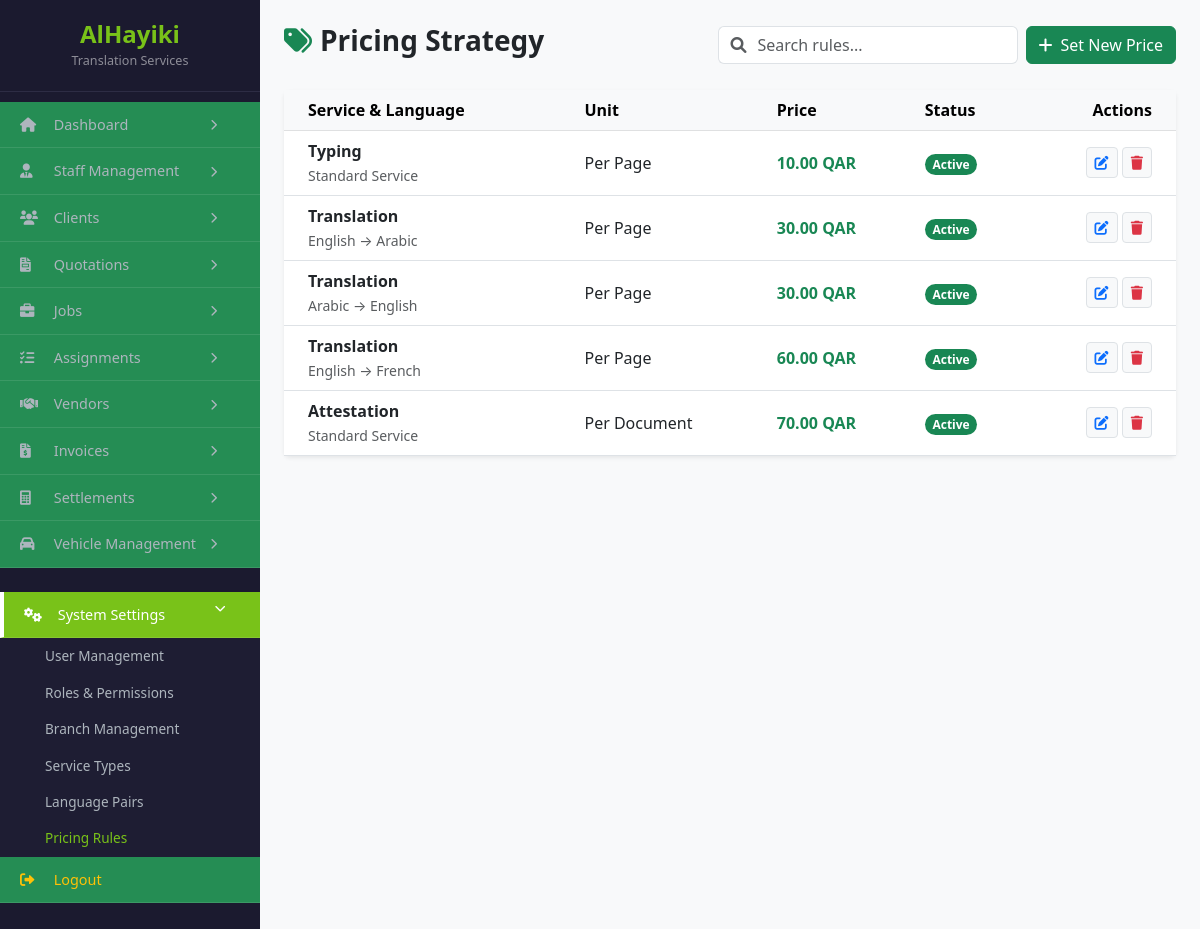
Screenshot of /pricing_rules.php with the database file from the repository.
### tables this page shows
CREATE TABLE `pricing_rules` (
  `id` int(11) NOT NULL,
  `service_id` int(11) NOT NULL,
  `language_id` int(11) DEFAULT NULL,
  `unit_price` decimal(10,2) NOT NULL,
  `unit_type` enum('Page','Word','Hour','Document') DEFAULT 'Page',
  `status` enum('Active','Inactive') DEFAULT 'Active',
  `created_at` timestamp NOT NULL DEFAULT current_timestamp()
);

CREATE TABLE `service_types` (
  `id` int(11) NOT NULL,
  `service_name` varchar(255) NOT NULL,
  `description` text DEFAULT NULL,
  `status` enum('Active','Inactive') DEFAULT 'Active',
  `created_at` timestamp NOT NULL DEFAULT current_timestamp()
);

CREATE TABLE `language_pairs` (
  `id` int(11) NOT NULL,
  `source_language` varchar(100) NOT NULL,
  `target_language` varchar(100) NOT NULL,
  `pair_code` varchar(20) DEFAULT NULL,
  `status` enum('Active','Inactive') DEFAULT 'Active',
  `created_at` timestamp NOT NULL DEFAULT current_timestamp()
);

### pricing_rules.php (the view, shortened to what this page needs)
<?php
include 'db.php';
$rules = $pdo->query("SELECT p.*, s.service_name, l.source_language, l.target_language
                      FROM pricing_rules p
                      JOIN service_types s ON p.service_id = s.id
                      LEFT JOIN language_pairs l ON p.language_id = l.id")->fetchAll();
?>
<!DOCTYPE html>
<html lang="en">
<head>
    <link href="https://cdn.jsdelivr.net/npm/bootstrap@5.3.0/dist/css/bootstrap.min.css" rel="stylesheet">
    <link rel="stylesheet" href="https://cdnjs.cloudflare.com/ajax/libs/font-awesome/6.0.0/css/all.min.css">
    <link href="https://cdn.jsdelivr.net/npm/select2@4.1.0-rc.0/dist/css/select2.min.css" rel="stylesheet" />
    <link href="https://cdn.jsdelivr.net/npm/select2-bootstrap-5-theme@1.3.0/dist/select2-bootstrap-5-theme.min.css" rel="stylesheet" />
</head>
<body class="bg-light">
<div class="d-flex">
    <?php include 'sidebar.php'; ?>
    <div class="flex-grow-1 p-4">
        <div class="d-flex justify-content-between align-items-center mb-4">
            <h3 class="fw-bold"><i class="fas fa-tags me-2 text-success"></i>Pricing Strategy</h3>
            <div class="d-flex gap-2">
                <div class="input-group" style="width: 300px;">
                    <span class="input-group-text bg-white border-end-0"><i class="fas fa-search text-muted"></i></span>
                    <input type="text" id="tableSearch" class="form-control border-start-0 ps-0" placeholder="Search rules...">
                </div>
                <button class="btn btn-success" data-bs-toggle="modal" data-bs-target="#addRuleModal">
                    <i class="fas fa-plus me-2"></i>Set New Price
                </button>
            </div>
        </div>
        <div class="card border-0 shadow-sm">
            <div class="card-body p-0">
                <table class="table table-hover align-middle mb-0" id="pricingTable">
                    <thead class="table-light">
                        <tr>
                            <th class="ps-4">Service & Language</th>
                            <th>Unit</th>
                            <th>Price</th>
                            <th>Status</th>
                            <th class="text-end pe-4">Actions</th>
                        </tr>
                    </thead>
                    <tbody>
                        <?php foreach ($rules as $r): ?>
                        <tr>
                            <td class="ps-4">
                                <div class="search-target"><b><?= htmlspecialchars($r['service_name']) ?></b></div>
                                <small class="text-muted search-target">
                                    <?= $r['language_id'] ? ($r['source_language'].' → '.$r['target_language']) : 'Standard Service' ?>
                                </small>
                            </td>
                            <td>Per <?= htmlspecialchars($r['unit_type']) ?></td>
                            <td class="fw-bold text-success"><?= number_format($r['unit_price'], 2) ?> QAR</td>
                            <td><span class="badge rounded-pill bg-<?= $r['status'] == 'Active' ? 'success' : 'secondary' ?>"><?= $r['status'] ?></span></td>
                            <td class="text-end pe-4">
                                <button class="btn btn-sm btn-light border edit-rule-btn"
                                        data-id="<?= $r['id'] ?>"
                                        data-service="<?= $r['service_id'] ?>"
                                        data-language="<?= $r['language_id'] ?>"
                                        data-price="<?= $r['unit_price'] ?>"
                                        data-unit="<?= $r['unit_type'] ?>"
                                        data-status="<?= $r['status'] ?>">
                                    <i class="fas fa-edit text-primary"></i>
                                </button>
                                <button class="btn btn-sm btn-light border delete-rule-btn" data-id="<?= $r['id'] ?>" data-name="<?= htmlspecialchars($r['service_name']) ?>">
                                    <i class="fas fa-trash text-danger"></i>
                                </button>
                            </td>
                        </tr>
                        <?php endforeach; ?>
                    </tbody>
                </table>
            </div>
        </div>
    </div>
</div>
</body>
</html>

### sidebar.php (shortened to what this page needs)
<?php
$current_page = basename($_SERVER['PHP_SELF']);
$menu_map = [
    'dashSub'    => ['index.php', 'expiry_dashboard.php'],
    'staffSub'   => ['hayiki/staff/staff_list.php', 'add_staff.php', 'view_staff.php', 'edit_staff.php'],
    'clientSub'  => ['clients.php', 'add_client.php', 'edit_client.php', 'client_view.php'],
    'quoteSub'   => ['manage_quotations.php', 'add_quotation.php', 'view_quotation.php', 'edit_quotation.php'],
    'jobsSub'    => ['manage_jobs.php', 'add_job.php', 'view_job.php', 'edit_job.php'],
    'vendorSub'  => ['vendors.php', 'add_vendor.php', 'edit_vendor.php'],
    'assignSub'  => [],
    'invoiceSub' => [],
    'settleSub'  => [],
    'vehicleSub' => [],
    'settingsSub'=> [
        'settings.php',
        'manage_users.php',
        'roles_permissions.php',
        'branch_list.php',
        'service_types.php',
        'language_pairs.php',
        'pricing_rules.php'
    ]
];
function is_section_active($section_id, $current_page, $menu_map) {
    return isset($menu_map[$section_id]) && in_array($current_page, $menu_map[$section_id]);
}
?>
<nav id="sidebar">
    <div class="sidebar-header">
        <h4>AlHayiki</h4>
        <small class="text-white-50">Translation Services</small>
    </div>
    <ul class="list-unstyled components" id="sidebarAccordion">
        <li>
            <?php $active = is_section_active('dashSub', $current_page, $menu_map); ?>
            <a href="javascript:void(0)" data-bs-toggle="collapse" data-bs-target="#dashSub" class="<?= $active ? 'active-parent' : 'collapsed' ?>" aria-expanded="<?= $active ? 'true' : 'false' ?>">
                <span><i class="fas fa-home"></i> Dashboard</span>
                <i class="fas fa-chevron-right chevron-icon"></i>
            </a>
        </li>
        <li>
            <?php $active = is_section_active('staffSub', $current_page, $menu_map); ?>
            <a href="javascript:void(0)" data-bs-toggle="collapse" data-bs-target="#staffSub" class="<?= $active ? 'active-parent' : 'collapsed' ?>" aria-expanded="<?= $active ? 'true' : 'false' ?>">
                <span><i class="fas fa-user-tie"></i> Staff Management</span>
                <i class="fas fa-chevron-right chevron-icon"></i>
            </a>
        </li>
        <li>
            <?php $active = is_section_active('clientSub', $current_page, $menu_map); ?>
            <a href="javascript:void(0)" data-bs-toggle="collapse" data-bs-target="#clientSub" class="<?= $active ? 'active-parent' : 'collapsed' ?>" aria-expanded="<?= $active ? 'true' : 'false' ?>">
                <span><i class="fas fa-users"></i> Clients</span>
                <i class="fas fa-chevron-right chevron-icon"></i>
            </a>
        </li>
        <li>
            <?php $active = is_section_active('quoteSub', $current_page, $menu_map); ?>
            <a href="javascript:void(0)" data-bs-toggle="collapse" data-bs-target="#quoteSub" class="<?= $active ? 'active-parent' : 'collapsed' ?>" aria-expanded="<?= $active ? 'true' : 'false' ?>">
                <span><i class="fas fa-file-invoice"></i> Quotations</span>
                <i class="fas fa-chevron-right chevron-icon"></i>
            </a>
        </li>
        <li>
            <?php $active = is_section_active('jobsSub', $current_page, $menu_map); ?>
            <a href="javascript:void(0)" data-bs-toggle="collapse" data-bs-target="#jobsSub" class="<?= $active ? 'active-parent' : 'collapsed' ?>" aria-expanded="<?= $active ? 'true' : 'false' ?>">
                <span><i class="fas fa-briefcase"></i> Jobs</span>
                <i class="fas fa-chevron-right chevron-icon"></i>
            </a>
        </li>
        <li>
            <?php $active = is_section_active('assignSub', $current_page, $menu_map); ?>
            <a href="javascript:void(0)" data-bs-toggle="collapse" data-bs-target="#assignSub" class="<?= $active ? 'active-parent' : 'collapsed' ?>" aria-expanded="<?= $active ? 'true' : 'false' ?>">
                <span><i class="fas fa-tasks"></i> Assignments</span>
                <i class="fas fa-chevron-right chevron-icon"></i>
            </a>
        </li>
        <li>
            <?php $active = is_section_active('vendorSub', $current_page, $menu_map); ?>
            <a href="javascript:void(0)" data-bs-toggle="collapse" data-bs-target="#vendorSub" class="<?= $active ? 'active-parent' : 'collapsed' ?>" aria-expanded="<?= $active ? 'true' : 'false' ?>">
                <span><i class="fas fa-handshake"></i> Vendors</span>
                <i class="fas fa-chevron-right chevron-icon"></i>
            </a>
        </li>
        <li>
            <?php $active = is_section_active('invoiceSub', $current_page, $menu_map); ?>
            <a href="javascript:void(0)" data-bs-toggle="collapse" data-bs-target="#invoiceSub" class="<?= $active ? 'active-parent' : 'collapsed' ?>" aria-expanded="<?= $active ? 'true' : 'false' ?>">
                <span><i class="fas fa-file-invoice-dollar"></i> Invoices</span>
                <i class="fas fa-chevron-right chevron-icon"></i>
            </a>
        </li>
        <li>
            <?php $active = is_section_active('settleSub', $current_page, $menu_map); ?>
            <a href="javascript:void(0)" data-bs-toggle="collapse" data-bs-target="#settleSub" class="<?= $active ? 'active-parent' : 'collapsed' ?>" aria-expanded="<?= $active ? 'true' : 'false' ?>">
                <span><i class="fas fa-calculator"></i> Settlements</span>
                <i class="fas fa-chevron-right chevron-icon"></i>
            </a>
        </li>
        <li>
            <?php $active = is_section_active('vehicleSub', $current_page, $menu_map); ?>
            <a href="javascript:void(0)" data-bs-toggle="collapse" data-bs-target="#vehicleSub" class="<?= $active ? 'active-parent' : 'collapsed' ?>" aria-expanded="<?= $active ? 'true' : 'false' ?>">
                <span><i class="fas fa-car"></i> Vehicle Management</span>
                <i class="fas fa-chevron-right chevron-icon"></i>
            </a>
        </li>
        <li class="mt-4">
            <?php $active = is_section_active('settingsSub', $current_page, $menu_map); ?>
            <a href="javascript:void(0)" data-bs-toggle="collapse" data-bs-target="#settingsSub" class="<?= $active ? 'active-parent' : 'collapsed' ?>" aria-expanded="<?= $active ? 'true' : 'false' ?>">
                <span><i class="fas fa-cogs"></i> System Settings</span>
                <i class="fas fa-chevron-right chevron-icon"></i>
            </a>
            <div class="collapse <?= $active ? 'show' : '' ?> submenu-container" id="settingsSub" data-bs-parent="#sidebarAccordion">
                <a href="manage_users.php" class="<?= ($current_page == 'manage_users.php') ? 'sub-active' : '' ?>">User Management</a>
                <a href="roles_permissions.php" class="<?= ($current_page == 'roles_permissions.php') ? 'sub-active' : '' ?>">Roles & Permissions</a>
                <a href="branch_list.php" class="<?= ($current_page == 'branch_list.php') ? 'sub-active' : '' ?>">Branch Management</a>
                <a href="service_types.php" class="<?= ($current_page == 'service_types.php') ? 'sub-active' : '' ?>">Service Types</a>
                <a href="language_pairs.php" class="<?= ($current_page == 'language_pairs.php') ? 'sub-active' : '' ?>">Language Pairs</a>
                <a href="pricing_rules.php" class="<?= ($current_page == 'pricing_rules.php') ? 'sub-active' : '' ?>">Pricing Rules</a>
            </div>
        </li>
        <li>
            <a href="logout.php" class="text-warning">
                <span><i class="fas fa-sign-out-alt"></i> Logout</span>
            </a>
        </li>
    </ul>
</nav>

### sidebar.php (style rules this page uses)
#sidebar { min-width: 260px; max-width: 260px; min-height: 100vh; background: #1b1a2f; color: #fff; transition: all 0.3s; font-size: 0.9rem; }
#sidebar .sidebar-header { padding: 20px; background: #1b1a2f; text-align: center; border-bottom: 1px solid #2d2c44; }
#sidebar .sidebar-header h4 { color: #79c219; font-weight: bold; margin: 0; }
#sidebar ul.components { padding: 10px 0; }
#sidebar ul li a { padding: 12px 20px; display: flex; align-items: center; justify-content: space-between; color: #adb5bd; text-decoration: none; transition: 0.3s; background: #258d54; border-bottom: 1px solid rgba(255,255,255,0.1); cursor: pointer; }
.submenu-container { background: #1e1d33; }
.submenu-container a { background: transparent !important; padding: 8px 20px 8px 45px !important; font-size: 0.85rem; border-bottom: none !important; display: block; color: #adb5bd; text-decoration: none; }
.submenu-container a:hover, .submenu-container a.sub-active { color: #79c219 !important; }
#sidebar ul li a.active-parent { background: #79c219; color: #fff; border-left: 4px solid #fff; }
#sidebar i { width: 20px; margin-right: 10px; }
.chevron-icon { font-size: 0.7rem; transition: transform 0.3s; }
a[aria-expanded="true"] .chevron-icon { transform: rotate(90deg); }
.collapse { transition: height 0.35s ease !important; }

### rows the page displays
pricing_rules: service.service_name "Typing", shows "Standard Service", unit_type "Page", unit_price "10.00", status "Active"
pricing_rules: service.service_name "Translation", language.source_language "English", language.target_language "Arabic", unit_type "Page", unit_price "30.00", status "Active"
pricing_rules: service.service_name "Translation", language.source_language "Arabic", language.target_language "English", unit_type "Page", unit_price "30.00", status "Active"
pricing_rules: service.service_name "Translation", language.source_language "English", language.target_language "French", unit_type "Page", unit_price "60.00", status "Active"
pricing_rules: service.service_name "Attestation", shows "Standard Service", unit_type "Document", unit_price "70.00", status "Active"
